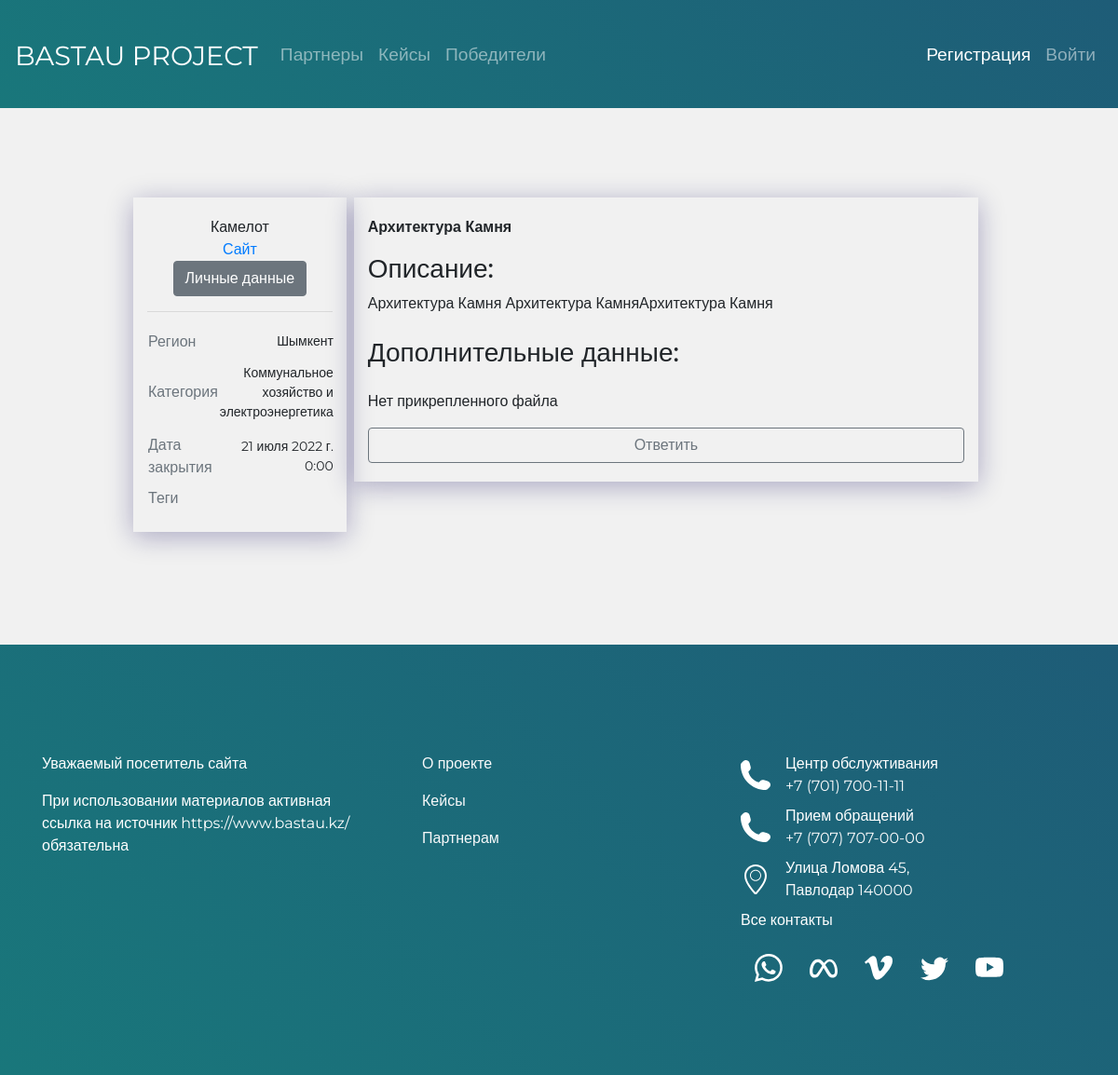
/mycases/23, run on an earlier commit of the app's database.
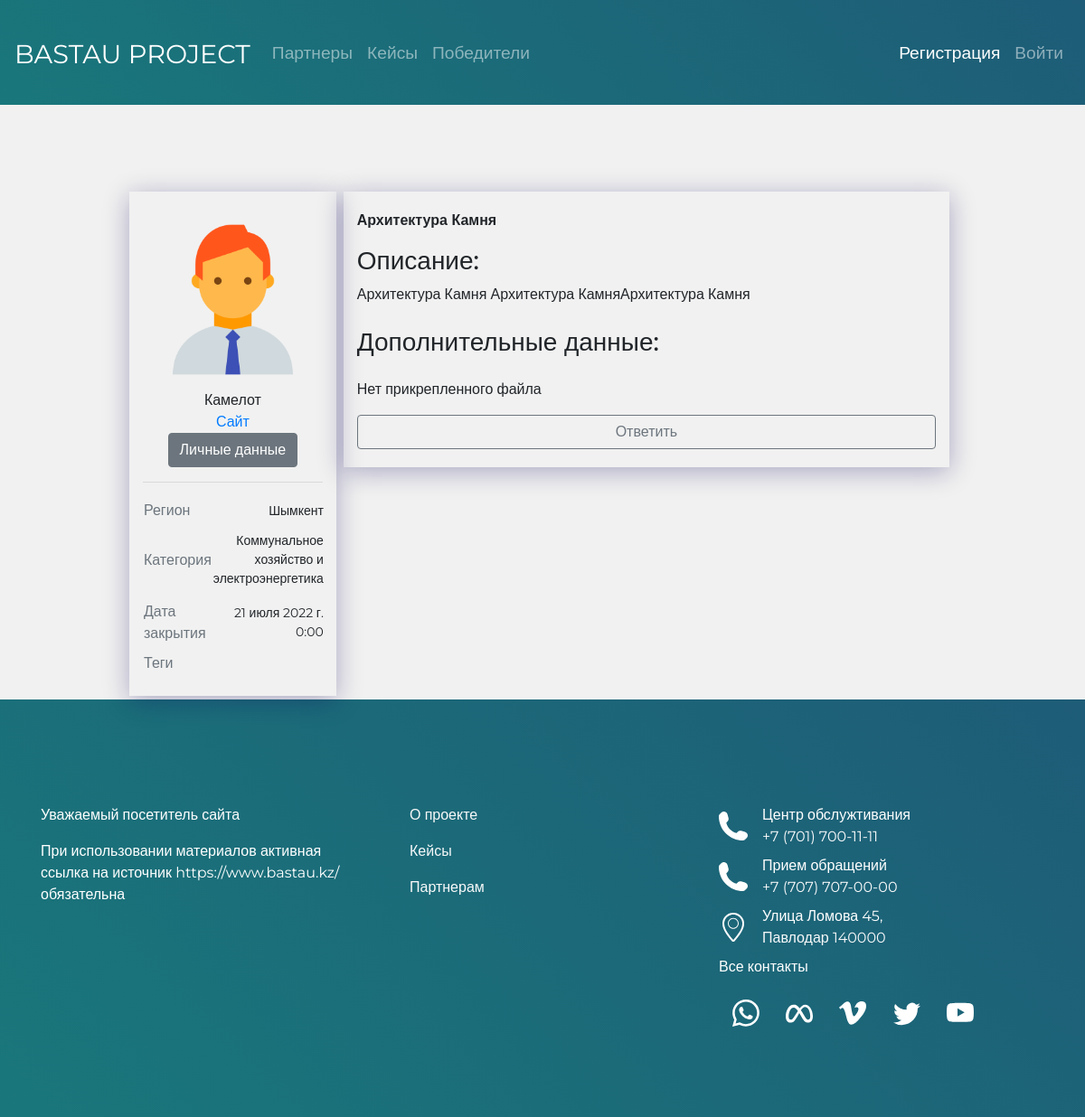
And on a later commit of the database.
### BastauApp/models.py (models this page shows, shortened)
class Case(models.Model):
    title = models.CharField(max_length=200, verbose_name='Название')
    description = models.TextField(verbose_name='Описание кейса')
    date_of_create = models.DateTimeField(auto_now=True, verbose_name='Дата создания')
    date_of_edit = models.DateTimeField(auto_now_add=True, verbose_name='Дата последней редакции')
    date_of_close = models.DateTimeField(verbose_name='Дата закрытия')
    category = models.ForeignKey(Category, on_delete=models.CASCADE, verbose_name='Категории')
    file = models.FileField(verbose_name='Файл', upload_to="file",blank=True)
    region = models.CharField(max_length=50, choices=REGIONS, default=REGIONS[0],verbose_name='Область')
    user_id = models.ForeignKey(Partner, on_delete=models.CASCADE, related_name='partners', verbose_name='Организации')
    is_published = models.BooleanField(default=True, verbose_name='Опубликован')
    tags = TaggableManager()
    class Meta:
        verbose_name = "Кейс"
        verbose_name_plural = "Кейсы"

class Partner(models.Model):
    user = models.OneToOneField(User, verbose_name='id', on_delete=models.CASCADE, primary_key=True)
    Fio = models.CharField(max_length=100, verbose_name='ФИО', blank=True)
    name_of_partner = models.CharField(max_length=100, verbose_name='Название организации')
    site = models.URLField(max_length=200, verbose_name='Сайт')
    avatar = models.ImageField("Аватар", upload_to="img/", blank=True)
    about_company = models.TextField(max_length=1000,verbose_name='О компании')
    class Meta:
        verbose_name = "Партнер"
        verbose_name_plural = "Партнеры"

class Category(models.Model):
    title = models.CharField(max_length=30, verbose_name='Название')
    class Meta:
        verbose_name = "Категория"
        verbose_name_plural = "Категории"
    def __str__(self):
        return self.title

### BastauApp/views.py (the view)
# urls.py: path('mycases/<case_id>', detail_view_for_Partner, name= 'detail_view_for_Partner' ),
def detail_view_for_Partner(request, case_id):
    context = {}
    context["data"] = Case.objects.get(pk=case_id)
    context["menu"] = menu
    return render(request, "DetailCaseOfPartner.html", context)

### BastauApp/templates/DetailCaseOfPartner.html (shortened to what this page needs)
{% extends 'base.html' %}
{% load widget_tweaks %}
 {% block content %}
<br><br><br><br>
    <div class="w-75 align-item-center m-auto">
        <div class="row">
            <div class="col-lg-3 main-cases__item mb-1 mr-2 ml-2 h-100 ca">
                {% if data.user_id.avatar %}
                    <div class="d-flex justify-content-center"><img src="{{data.user_id.avatar.url}}" alt="" width="200px"></div>
                {% else %}
                   <div class="d-flex justify-content-center"><img src="https://audit.msu.ru/wp-content/themes/audit/images/noavatar.png"  height="200px"></div>
                {% endif %}
                <div class="d-flex justify-content-center">{{data.user_id.name_of_partner}}</div>
                <div class="d-flex justify-content-center"><a href="{{data.user_id.site}}">Сайт</a></div>
                <div class="d-flex justify-content-center"><a href="{% url 'detail_partner' data.user_id_id %}"><button class="btn  btn-secondary ">Личные данные</button></a></div>
                <hr>
                <table  class="w-100 table_info_partners">
                    <tr class="">
                        <td class="text-secondary ml-3">Регион</td>
                        <td class="fs-1 font-s-info-parners mt-2">{{data.region}}</td>
                    </tr>
                    <tr class="">
                        <td class="text-secondary align-items-start">Категория</td>
                        <td class="fs-1 font-s-info-parners mt-2">{{data.category}}</td>
                    </tr>
                        <tr class="">
                        <td class="text-secondary align-items-start">Дата закрытия</td>
                        <td class="fs-1 font-s-info-parners mt-2">{{data.date_of_close}}</td>
                    </tr>
                        <tr class="">
                        <td class="text-secondary align-items-start">Теги</td>
                        <td class="fs-1 font-s-info-parners mt-2">
                              </td>
                    </tr>
                </table>
            </div>
            <div class="main-cases__item col-lg h-100">
                 <b><p>{{data.title}}</p></b>
                <h3>Описание:</h3>
                <div class="mb-4">{{data.description}}</div>
                <h3 class="mb-4">Дополнительные данные:</h3>
                {% if data.file %}
                 <p class="mb-4"><a href="{{data.file.url}}" download=""><button class="btn btn-secondary">Скачать файл</button></a></p>
                {% else %}
                 <p>Нет прикрепленного файла</p>
                {% endif %}
                <div class="justify-content-center align-bottom "><a href="{% url 'answer' data.pk %}"><button class="btn btn-outline-secondary btn-block ">Ответить</button></a></div>
            </div>
       </div>
    </div>
{% endblock %}

What changed in the data, as far as the page shows it:
changed through a linked row, Case "Архитектура Камня": user_id.avatar: picture added
